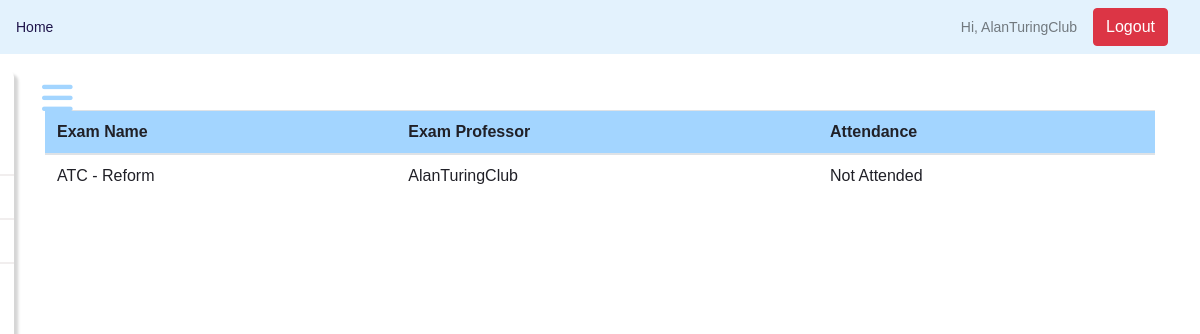
The app's page /exams/student/attendance/ (signed in), older data.
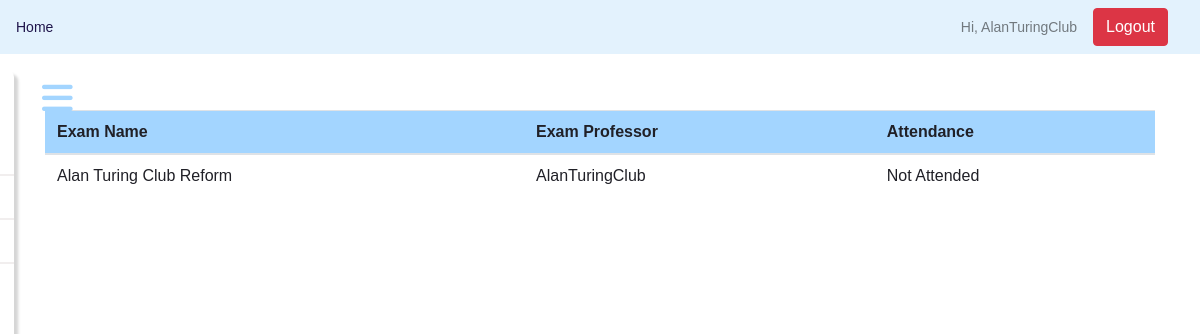
The same page, newer data.
### questions/models.py (models this page shows, shortened)
class Exam_Model(models.Model):
    professor = models.ForeignKey(User, limit_choices_to={'groups__name': "Professor"}, on_delete=models.CASCADE)
    name = models.CharField(max_length=50)
    total_marks = models.IntegerField()
    question_paper = models.ForeignKey(Question_Paper, on_delete=models.CASCADE, related_name='exams')
    start_time = models.DateTimeField(default=datetime.now())
    end_time = models.DateTimeField(default=datetime.now())

### questions/views.py (the view)
# urls.py: path('student/attendance/',views.view_students_attendance,name="view_students_attendance")
@login_required(login_url='login')
def view_students_attendance(request):
    exams = Exam_Model.objects.all()
    list_of_completed = []
    list_un = []
    for exam in exams:
        if StuExam_DB.objects.filter(examname=exam.name ,student=request.user).exists():
            if StuExam_DB.objects.get(examname=exam.name,student=request.user).completed == 1:
                list_of_completed.append(exam)
        else:
            list_un.append(exam)
    return render(request,'exam/attendance.html',{
        'exams':list_un,
        'completed':list_of_completed
    })

### templates/exam/attendance.html (shortened to what this page needs)
{% extends 'base.html' %}
{% block body %}
    <div class="container">
        {% if exams %}
                <table class="table">
                    <thead class="thead" style="background-color: #a3d5ff;">
                        <tr>
                        <th scope="col">Exam Name</th>
                        <th scope="col">Exam Professor</th>
                        <th scope="col">Attendance</th>
                        </tr>
                    </thead>
                {% for exam in exams %}
                        <tbody>
                            <tr>
                            <td>{{exam.name}}</td>
                            <td>{{exam.professor}}</td>
                            <td>Not Attended</tr>
                        </tbody>
                {% endfor %}
                </table>
        {% endif %}
    </div>
{% endblock %}

Row changes from the older to the newer data that the page shows:
removed Exam_Model: name "ATC - Reform", professor "AlanTuringClub"
added Exam_Model: name "Alan Turing Club Reform", professor "AlanTuringClub"
